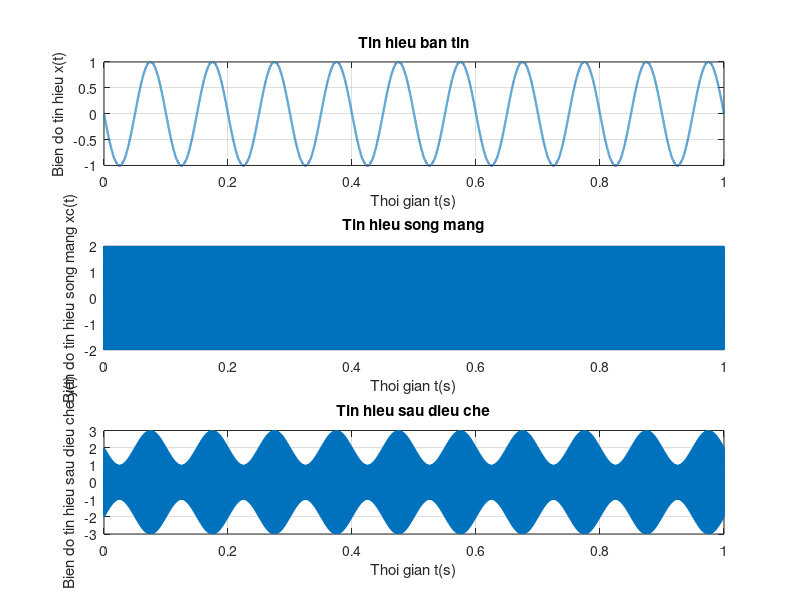

This chart was generated by the following MATLAB code:
clc; clear

% Thiet lap thong so 
fs = 100000;
ts = 1 / fs;
F = 10;     % Tan so tin hieu          
T = 1 / F;  % Chu ki tin hieu   
t = 0:ts:10*T - ts;     % 10 chu ki tin hieu ban tin

% Tin hieu ban tin
x = cos(20*pi*t + pi / 2);

% a. Dieu che
Ac = 2;
fc = 1e3;
phic = pi;
m = 0.5;

% Tin hieu song mang
xc = Ac*cos(2*pi*fc*t + phic);

% Chuan hoa tin hieu ban tin
x_norm = x / max(abs(x));

% Dieu che
y = (1 + m*x_norm) .* xc;

% b.
figure;
subplot(3, 1, 1);
plot(t, x, 'LineWidth', 1.5);
grid on;
xlabel('Thoi gian t(s)');
ylabel('Bien do tin hieu x(t)');
title('Tin hieu ban tin');

subplot(3, 1, 2);
plot(t, xc, 'LineWidth', 1.5);
grid on;
xlabel('Thoi gian t(s)');
ylabel('Bien do tin hieu song mang xc(t)');
title('Tin hieu song mang');

subplot(3, 1, 3);
plot(t, y, 'LineWidth', 1.5);
grid on;
xlabel('Thoi gian t(s)');
ylabel('Bien do tin hieu sau dieu che y(t)');
title('Tin hieu sau dieu che');
